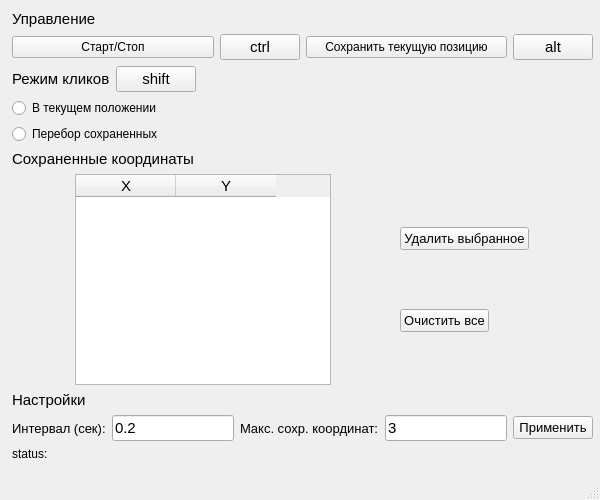
<?xml version="1.0" encoding="UTF-8"?>
<ui version="4.0">
 <class>MainWindow</class>
 <widget class="QMainWindow" name="MainWindow">
  <property name="enabled">
   <bool>true</bool>
  </property>
  <property name="geometry">
   <rect>
    <x>0</x>
    <y>0</y>
    <width>600</width>
    <height>500</height>
   </rect>
  </property>
  <property name="sizePolicy">
   <sizepolicy hsizetype="Fixed" vsizetype="Fixed">
    <horstretch>0</horstretch>
    <verstretch>0</verstretch>
   </sizepolicy>
  </property>
  <property name="minimumSize">
   <size>
    <width>600</width>
    <height>100</height>
   </size>
  </property>
  <property name="maximumSize">
   <size>
    <width>600</width>
    <height>500</height>
   </size>
  </property>
  <property name="font">
   <font>
    <pointsize>11</pointsize>
   </font>
  </property>
  <property name="windowTitle">
   <string>кликер</string>
  </property>
  <widget class="QWidget" name="centralwidget">
   <property name="enabled">
    <bool>true</bool>
   </property>
   <property name="sizePolicy">
    <sizepolicy hsizetype="Preferred" vsizetype="Preferred">
     <horstretch>0</horstretch>
     <verstretch>0</verstretch>
    </sizepolicy>
   </property>
   <widget class="QWidget" name="verticalLayoutWidget">
    <property name="geometry">
     <rect>
      <x>12</x>
      <y>10</y>
      <width>581</width>
      <height>451</height>
     </rect>
    </property>
    <layout class="QVBoxLayout" name="verticalLayout_3">
     <property name="sizeConstraint">
      <enum>QLayout::SetDefaultConstraint</enum>
     </property>
     <item>
      <layout class="QVBoxLayout" name="verticalLayout_4">
       <item>
        <widget class="QLabel" name="control">
         <property name="sizePolicy">
          <sizepolicy hsizetype="Preferred" vsizetype="Minimum">
           <horstretch>0</horstretch>
           <verstretch>0</verstretch>
          </sizepolicy>
         </property>
         <property name="minimumSize">
          <size>
           <width>0</width>
           <height>0</height>
          </size>
         </property>
         <property name="baseSize">
          <size>
           <width>0</width>
           <height>0</height>
          </size>
         </property>
         <property name="font">
          <font>
           <pointsize>11</pointsize>
          </font>
         </property>
         <property name="text">
          <string>Управление</string>
         </property>
        </widget>
       </item>
       <item>
        <layout class="QHBoxLayout" name="horizontalLayout_2">
         <item>
          <widget class="QPushButton" name="start">
           <property name="font">
            <font>
             <pointsize>9</pointsize>
            </font>
           </property>
           <property name="text">
            <string>Старт/Стоп</string>
           </property>
          </widget>
         </item>
         <item>
          <widget class="QPushButton" name="startKey">
           <property name="sizePolicy">
            <sizepolicy hsizetype="Fixed" vsizetype="Fixed">
             <horstretch>0</horstretch>
             <verstretch>0</verstretch>
            </sizepolicy>
           </property>
           <property name="text">
            <string>ctrl</string>
           </property>
          </widget>
         </item>
         <item>
          <widget class="QPushButton" name="saveCoords">
           <property name="font">
            <font>
             <pointsize>9</pointsize>
            </font>
           </property>
           <property name="text">
            <string>Сохранить текущую позицию</string>
           </property>
          </widget>
         </item>
         <item>
          <widget class="QPushButton" name="saveCoordsKey">
           <property name="sizePolicy">
            <sizepolicy hsizetype="Fixed" vsizetype="Fixed">
             <horstretch>0</horstretch>
             <verstretch>0</verstretch>
            </sizepolicy>
           </property>
           <property name="text">
            <string>alt</string>
           </property>
          </widget>
         </item>
        </layout>
       </item>
      </layout>
     </item>
     <item>
      <layout class="QVBoxLayout" name="verticalLayout_5">
       <item>
        <layout class="QHBoxLayout" name="horizontalLayout">
         <item>
          <widget class="QLabel" name="mode">
           <property name="sizePolicy">
            <sizepolicy hsizetype="Fixed" vsizetype="Preferred">
             <horstretch>0</horstretch>
             <verstretch>0</verstretch>
            </sizepolicy>
           </property>
           <property name="font">
            <font>
             <pointsize>11</pointsize>
            </font>
           </property>
           <property name="text">
            <string>Режим кликов</string>
           </property>
          </widget>
         </item>
         <item>
          <widget class="QPushButton" name="modeKey">
           <property name="sizePolicy">
            <sizepolicy hsizetype="Fixed" vsizetype="Fixed">
             <horstretch>0</horstretch>
             <verstretch>0</verstretch>
            </sizepolicy>
           </property>
           <property name="layoutDirection">
            <enum>Qt::LeftToRight</enum>
           </property>
           <property name="text">
            <string>shift</string>
           </property>
          </widget>
         </item>
         <item>
          <spacer name="horizontalSpacer_2">
           <property name="orientation">
            <enum>Qt::Horizontal</enum>
           </property>
           <property name="sizeHint" stdset="0">
            <size>
             <width>40</width>
             <height>20</height>
            </size>
           </property>
          </spacer>
         </item>
        </layout>
       </item>
       <item>
        <widget class="QRadioButton" name="radioButton1">
         <property name="font">
          <font>
           <pointsize>9</pointsize>
          </font>
         </property>
         <property name="text">
          <string>В текущем положении</string>
         </property>
        </widget>
       </item>
       <item>
        <widget class="QRadioButton" name="radioButton2">
         <property name="font">
          <font>
           <pointsize>9</pointsize>
          </font>
         </property>
         <property name="text">
          <string>Перебор сохраненных</string>
         </property>
        </widget>
       </item>
      </layout>
     </item>
     <item>
      <layout class="QVBoxLayout" name="verticalLayout_6">
       <item>
        <widget class="QLabel" name="savedCoords">
         <property name="font">
          <font>
           <pointsize>11</pointsize>
          </font>
         </property>
         <property name="text">
          <string>Сохраненные координаты</string>
         </property>
        </widget>
       </item>
       <item>
        <layout class="QHBoxLayout" name="horizontalLayout_6">
         <item>
          <widget class="QTableWidget" name="tableWidget">
           <property name="sizePolicy">
            <sizepolicy hsizetype="Fixed" vsizetype="Expanding">
             <horstretch>0</horstretch>
             <verstretch>0</verstretch>
            </sizepolicy>
           </property>
           <column>
            <property name="text">
             <string>X</string>
            </property>
           </column>
           <column>
            <property name="text">
             <string>Y</string>
            </property>
           </column>
          </widget>
         </item>
         <item>
          <layout class="QVBoxLayout" name="verticalLayout_12">
           <item>
            <widget class="QPushButton" name="delSelected">
             <property name="sizePolicy">
              <sizepolicy hsizetype="Fixed" vsizetype="Fixed">
               <horstretch>0</horstretch>
               <verstretch>0</verstretch>
              </sizepolicy>
             </property>
             <property name="font">
              <font>
               <pointsize>10</pointsize>
              </font>
             </property>
             <property name="text">
              <string>Удалить выбранное</string>
             </property>
            </widget>
           </item>
           <item>
            <widget class="QPushButton" name="removeAll">
             <property name="sizePolicy">
              <sizepolicy hsizetype="Fixed" vsizetype="Fixed">
               <horstretch>0</horstretch>
               <verstretch>0</verstretch>
              </sizepolicy>
             </property>
             <property name="minimumSize">
              <size>
               <width>0</width>
               <height>0</height>
              </size>
             </property>
             <property name="baseSize">
              <size>
               <width>0</width>
               <height>0</height>
              </size>
             </property>
             <property name="font">
              <font>
               <pointsize>10</pointsize>
              </font>
             </property>
             <property name="text">
              <string>Очистить все</string>
             </property>
            </widget>
           </item>
          </layout>
         </item>
        </layout>
       </item>
      </layout>
     </item>
     <item>
      <layout class="QVBoxLayout" name="verticalLayout_10">
       <item>
        <widget class="QLabel" name="settings">
         <property name="font">
          <font>
           <pointsize>11</pointsize>
          </font>
         </property>
         <property name="text">
          <string>Настройки</string>
         </property>
        </widget>
       </item>
       <item>
        <layout class="QHBoxLayout" name="horizontalLayout_5">
         <item>
          <widget class="QLabel" name="intervalLabel">
           <property name="font">
            <font>
             <pointsize>10</pointsize>
            </font>
           </property>
           <property name="text">
            <string>Интервал (сек):</string>
           </property>
          </widget>
         </item>
         <item>
          <widget class="QLineEdit" name="intervalLineEdit">
           <property name="text">
            <string>0.2</string>
           </property>
          </widget>
         </item>
         <item>
          <widget class="QLabel" name="maxLenLabel">
           <property name="font">
            <font>
             <pointsize>10</pointsize>
            </font>
           </property>
           <property name="text">
            <string>Макс. сохр. координат:</string>
           </property>
          </widget>
         </item>
         <item>
          <widget class="QLineEdit" name="maxLenLineEdit">
           <property name="text">
            <string>3</string>
           </property>
           <property name="placeholderText">
            <string/>
           </property>
          </widget>
         </item>
         <item>
          <widget class="QPushButton" name="submit">
           <property name="font">
            <font>
             <pointsize>10</pointsize>
            </font>
           </property>
           <property name="text">
            <string>Применить</string>
           </property>
          </widget>
         </item>
        </layout>
       </item>
      </layout>
     </item>
     <item>
      <widget class="QLabel" name="status">
       <property name="font">
        <font>
         <pointsize>9</pointsize>
        </font>
       </property>
       <property name="text">
        <string>status:</string>
       </property>
      </widget>
     </item>
    </layout>
   </widget>
  </widget>
  <widget class="QStatusBar" name="statusbar"/>
 </widget>
 <resources/>
 <connections/>
</ui>
